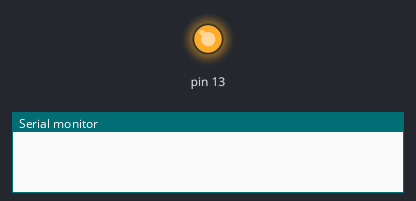
The sketch below on a simulated Arduino Uno, built with avr-gcc and run on an emulated ATmega328P. On the bench: output pins drawn as LEDs (lit = HIGH), the last lines printed to the serial monitor.

Above: at 0.5 s.
At 71.17 s:
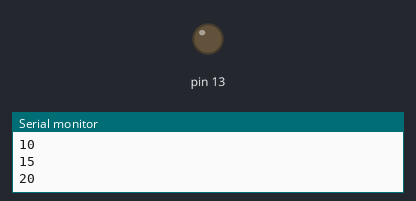
Timing chart, 0 to 71.7 s (numbered marks = the images above):
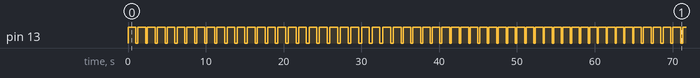

The sketch:

sketch_mar14a.ino
```cpp
// create globals
int stepsize =5;
int offduration = 0;

void setup() {
  // put your setup code here, to run once:
 pinMode(13,OUTPUT);
 Serial.begin(9600);
}

void loop() {
  // put your main code here, to run repeatedly:

  for (int i=0; i<=25; i++)
  {
    digitalWrite(13,HIGH);
    delay(1000);
    digitalWrite(13,LOW);
    offduration = stepsize*i;
    Serial.println(offduration);
    delay(250+offduration);
    if ((offduration==-125 || offduration==125))
    {
      stepsize = -stepsize;
    }
  }
}
```

Measured:
- by itself, pin 13: moves between LOW and HIGH, repeating every 55.2 s
- by itself, everything shown: repeats every 55.2 s, in 88 steps
